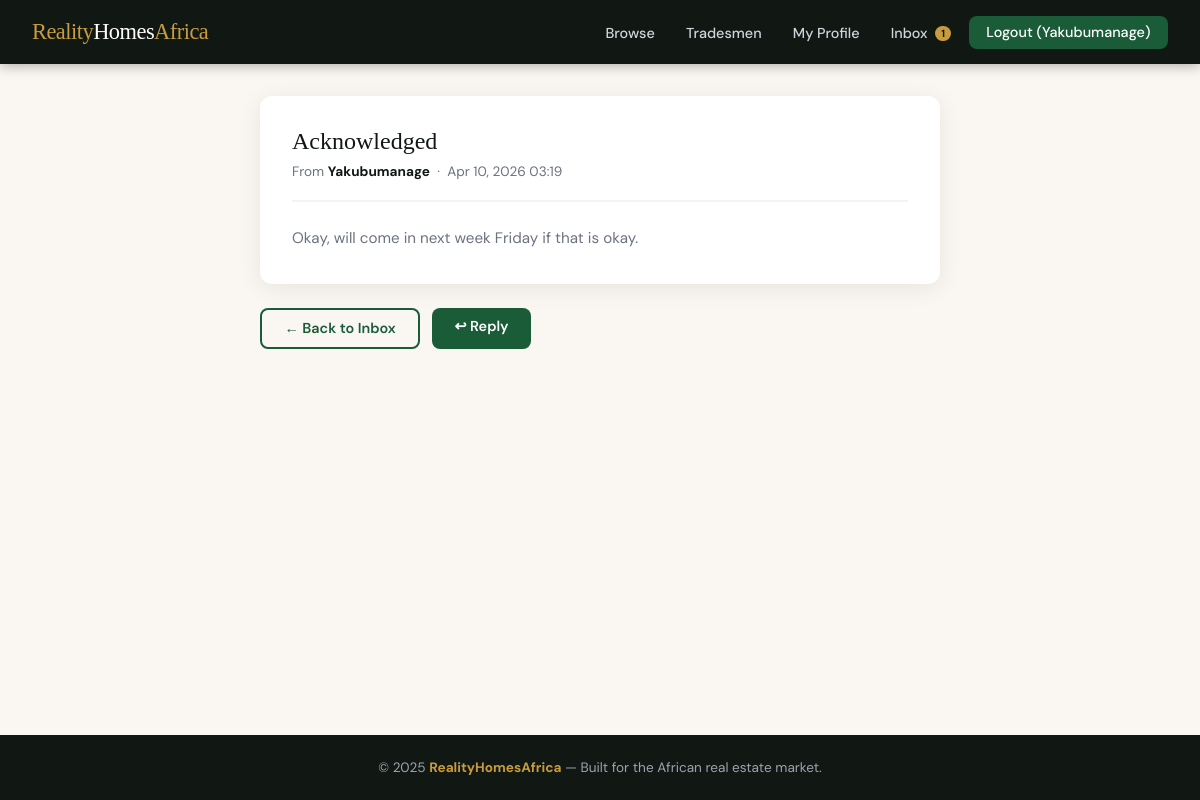
Screenshot of /users/inbox/2/ (signed in) with the database file from the repository.
### users/models.py (models this page shows, shortened)
class CustomUser(AbstractUser):
    is_agent = models.BooleanField(default=False)
    is_tradesman = models.BooleanField(default=False)
    is_client = models.BooleanField(default=True)
    phone_number = models.CharField(max_length=15, blank=True, null=True)
    profile_picture = models.ImageField(upload_to='profile_pictures/', blank=True, null=True)
    bio = models.TextField(blank=True, null=True)

class Message(models.Model):
    sender = models.ForeignKey(settings.AUTH_USER_MODEL, on_delete=models.CASCADE, related_name='sent_messages')
    receiver = models.ForeignKey(settings.AUTH_USER_MODEL, on_delete=models.CASCADE, related_name='received_messages')
    subject = models.CharField(max_length=200)
    body = models.TextField()
    is_read = models.BooleanField(default=False)
    timestamp = models.DateTimeField(auto_now_add=True)
    property_ref = models.ForeignKey(
        'listings.Property',
        on_delete=models.SET_NULL,
        null=True,
        blank=True,
        related_name='messages'
    )
    class Meta:
        ordering = ['-timestamp']

### users/views.py (the view)
# urls.py: path('inbox/<int:pk>/', views.message_detail, name='message_detail'),
@login_required
def message_detail(request, pk):
    msg = get_object_or_404(Message, pk=pk, receiver=request.user)
    if not msg.is_read:
        msg.is_read = True
        msg.save()
    return render(request, 'users/message_detail.html', {'msg': msg})

### users/context_processors.py (called while the page is built)
def unread_messages_count(request):
    if request.user.is_authenticated:
        from .models import Message
        count = Message.objects.filter(receiver=request.user, is_read=False).count()
        return {'unread_count': count}
    return {'unread_count': 0}

### templates/users/message_detail.html (shortened to what this page needs)
{% extends 'base.html' %}
{% block content %}
<div class="msg-wrap">
  <div class="msg-card">
    <div class="msg-header">
      <div class="msg-subject">{{ msg.subject }}</div>
      <div class="msg-meta">
        From <strong>{{ msg.sender.username }}</strong> &nbsp;·&nbsp;
        {{ msg.timestamp|date:"M j, Y H:i" }}
      </div>
    </div>
    <div class="msg-body-text">{{ msg.body }}</div>
  </div>
  <div class="back-actions">
    <a href="{% url 'users:inbox' %}" class="btn btn-outline">← Back to Inbox</a>
    <a href="{% url 'users:send_message' msg.sender.pk %}" class="btn btn-primary">↩ Reply</a>
  </div>
</div>
{% endblock %}

### templates/base.html (shortened to what this page needs)
<!DOCTYPE html>
<html lang="en">
<head>
</head>
<body>
<nav>
  <a href="{% url 'listings:homepage' %}" class="nav-logo">Reality<span>Homes</span>Africa</a>
  <ul class="nav-links">
    <li><a href="{% url 'listings:property_list' %}">Browse</a></li>
    <li><a href="{% url 'services:tradesman_list' %}">Tradesmen</a></li>
    {% if user.is_authenticated %}
      {% if user.is_agent %}
        <li><a href="{% url 'listings:agent_dashboard' %}">My Listings</a></li>
        <li><a href="{% url 'listings:agent_inspections' %}">Inspections</a></li>
      {% elif user.is_tradesman %}
        <li><a href="{% url 'services:tradesman_dashboard' %}">My Profile</a></li>
      {% else %}
        <li><a href="{% url 'listings:favorites_list' %}">Saved</a></li>
        <li><a href="{% url 'listings:client_inspections' %}">Bookings</a></li>
      {% endif %}
      <li>
        <a href="{% url 'users:inbox' %}">
          Inbox
          {% if unread_count > 0 %}
            <span class="nav-badge">{{ unread_count }}</span>
          {% endif %}
        </a>
      </li>
      <li><a href="{% url 'users:logout' %}" class="btn-nav">Logout ({{ user.username }})</a></li>
    {% else %}
      <li><a href="{% url 'users:login' %}">Login</a></li>
      <li><a href="{% url 'users:choose_role' %}" class="btn-nav">Register</a></li>
    {% endif %}
  </ul>
</nav>
<main>
  {% block content %}{% endblock %}
</main>
<footer>
  &copy; 2025 <strong>RealityHomesAfrica</strong> &mdash; Built for the African real estate market.
</footer>
</body>
</html>

### templates/base.html (style rules this page uses)
:root { --green: #1a5c38; --green-light: #2d8653; --gold: #c89b3c; --cream: #faf7f2; --dark: #111814; --gray: #6b7280; --light-gray: #f3f4f6; --white: #ffffff; --danger: #dc2626; --radius: 12px; --shadow: 0 4px 24px rgba(0,0,0,0.08); }
* { box-sizing: border-box; margin: 0; padding: 0; }
body { font-family: 'DM Sans', sans-serif; background: var(--cream); color: var(--dark); min-height: 100vh; display: flex; flex-direction: column; }
nav { background: var(--dark); padding: 0 2rem; height: 64px; display: flex; align-items: center; justify-content: space-between; position: sticky; top: 0; z-index: 1000; box-shadow: 0 2px 12px rgba(0,0,0,0.3); }
.nav-logo { font-family: 'Playfair Display', serif; font-size: 1.4rem; color: var(--gold); text-decoration: none; letter-spacing: -0.5px; }
.nav-logo span { color: var(--white); }
.nav-links { display: flex; align-items: center; gap: 0.25rem; list-style: none; }
.nav-links a { color: #d1d5db; text-decoration: none; padding: 0.5rem 0.85rem; border-radius: 8px; font-size: 0.9rem; font-weight: 500; transition: all 0.2s; }
.nav-badge { background: var(--gold); color: var(--dark); border-radius: 99px; font-size: 0.65rem; font-weight: 700; padding: 1px 6px; margin-left: 4px; vertical-align: middle; }
.btn-nav { background: var(--green); color: var(--white) !important; padding: 0.45rem 1.1rem !important; border-radius: 8px !important; }
main { flex: 1; padding: 2rem; max-width: 1280px; margin: 0 auto; width: 100%; }
.btn { display: inline-block; padding: 0.6rem 1.4rem; border-radius: 8px; font-family: 'DM Sans', sans-serif; font-size: 0.9rem; font-weight: 600; cursor: pointer; border: none; text-decoration: none; transition: all 0.2s; }
.btn-primary { background: var(--green); color: var(--white); }
.btn-outline { background: transparent; border: 2px solid var(--green); color: var(--green); }
footer { background: var(--dark); color: #9ca3af; text-align: center; padding: 1.5rem 2rem; font-size: 0.85rem; }
footer strong { color: var(--gold); }

### templates/users/message_detail.html (style rules this page uses)
.msg-wrap { max-width:680px; margin:0 auto; }
.msg-card { background:var(--white); border-radius:var(--radius); padding:2rem; box-shadow:var(--shadow); }
.msg-header { border-bottom:2px solid var(--light-gray); padding-bottom:1.25rem; margin-bottom:1.5rem; }
.msg-subject { font-family:'Playfair Display',serif; font-size:1.5rem; margin-bottom:0.5rem; }
.msg-meta { color:var(--gray); font-size:0.85rem; }
.msg-meta strong { color:var(--dark); }
.msg-body-text { line-height:1.7; color:var(--gray); font-size:0.95rem; white-space:pre-wrap; }
.back-actions { margin-top:1.5rem; display:flex; gap:0.75rem; }

### rows the page displays
CustomUser: username "Yakubumanage"
Message: subject "Acknowledged", sender.username "Yakubumanage", timestamp "Apr 10, 2026 03:19", body "Okay, will come in next week Friday if that is okay."

### other values shown
{{ unread_count }} "1"
